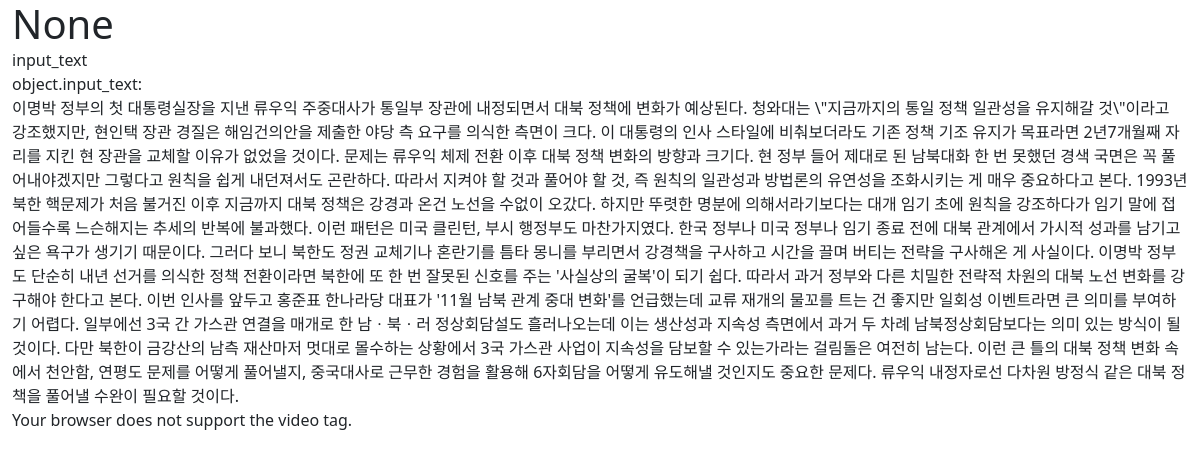
/7/ (signed in), run on the app's committed database.
### boards/models.py (models this page shows, shortened)
class Board(models.Model):
    input_type_choices = [
        ('input_text', '텍스트 요약'),
        ('input_youtube', 'Youtube 영상 링크 입력'),
        ('input_video', '영상 파일 업로드')
    ]
    title = models.TextField(blank=True)
    input_type = models.TextField(choices=input_type_choices, null=True)
    input_text = models.TextField(blank=True, null=True)
    input_youtube = models.TextField(blank=True, null=True)
    input_video = models.FileField(upload_to='videos/', blank=True, null=True)
    total_text = models.TextField(blank=True, null=True)
    summary_text = models.TextField(blank=True, null=True)
    timeline_text = models.TextField(blank=True, null=True)
    note = models.TextField(blank=True, null=True)
    user_id = models.ForeignKey(CustomUser, on_delete=models.CASCADE)
    favorite = models.BooleanField(default=False)
    created_at = models.DateTimeField(auto_now_add=True)
    updated_at = models.DateTimeField(auto_now=True)

### boards/views.py (the view, shortened to what this page needs)
# urls.py: path('<int:pk>/', views.BoardDetailView.as_view(), name='board_detail'),
class BoardDetailView(LoginRequiredMixin, DetailView):
    model = Board
    template_name = 'boards/board_detail.html'
    form_class = BoardCreateForm
    def get_object(self, queryset=None):
        obj = get_object_or_404(Board, id=self.kwargs['pk'])
        if obj.user_id != self.request.user:
            raise HttpResponseForbidden("You are not allowed to view this summary.")
        return obj

### templates/boards/board_detail.html (shortened to what this page needs)
{% extends 'base.html' %}
{% load static %}
{% block content %}
<h1>{{ object.title }}</h1>
<p>{{ object.input_type }}</p>
{% if object.input_type == "input_text" %}
    <p>object.input_text:<br>{{ object.input_text }}</p>
{% endif %}
{% if object.input_type == "input_video" %}
    <video width="320" height="240" controls>
        <source src="{{ object.input_video.url }}" type="video/mp4">
    </video>
{% else %}
    <p class="red">Your browser does not support the video tag.</p>
{% endif %}
{% endblock %}

### static/css/style.css (style rules this page uses)
html, body, h1, h2, h3, h4, h5, h6, dl, dt, dd, ol, ul, li, div, p, strong, span { margin: 0; padding: 0; list-style: none; }
html, body { position: relative; width: 100%; height: 100%; }

### data on the page
Board: input_type "input_text", input_text "이명박 정부의 첫 대통령실장을 지낸 류우익 주중대사가 통일부 장관에 내정되면서 대북 정책에 변화가 예상된다. 청와대는 \\\"지금까지의 통일 정책 일관성을 유지해갈 것\\\"이라고 강조했지만, 현인택 장관 경질은 해임건의안을 제출한 야당 측 요구를 의식한 측면이 크다. 이 대통령의 인사 스타일에 비춰보더라도 기존 정책 기조 유지가 목표라면 2년7개월째 자리를 지킨 현 장관을 교체할 이유가 없었을 것이다. 문제는 류우익 체제 전환 이후 대북 정책 변화의 방향과 크기다. 현 정부 들어 제대로 된 남북대화 한 번 못했던 경색 국면은 꼭 풀어내야겠지만 그렇다고 원칙을 쉽게 내던져서도 곤란하다. 따라서 지켜야 할 것과 풀어야 할 것, 즉 원칙의 일관성과 방법론의 유연성을 조화시키는 게 매우 중요하다고 본다. 1993년 북한 핵문제가 처음 불거진 이후 지금까지 대북 정책은 강경과 온건 노선을 수없이 오갔다. 하지만 뚜렷한 명분에 의해서라기보다는 대개 임기 초에 원칙을 강조하다가 임기 말에 접어들수록 느슨해지는 추세의 반복에 불과했다. 이런 패턴은 미국 클린턴, 부시 행정부도 마찬가지였다. 한국 정부나 미국 정부나 임기 종료 전에 대북 관계에서 가시적 성과를 남기고 싶은 욕구가 생기기 때문이다. 그러다 보니 북한도 정권 교체기나 혼란기를 틈타 몽니를 부리면서 강경책을 구사하고 시간을 끌며 버티는 전략을 구사해온 게 사실이다. 이명박 정부도 단순히 내년…"
